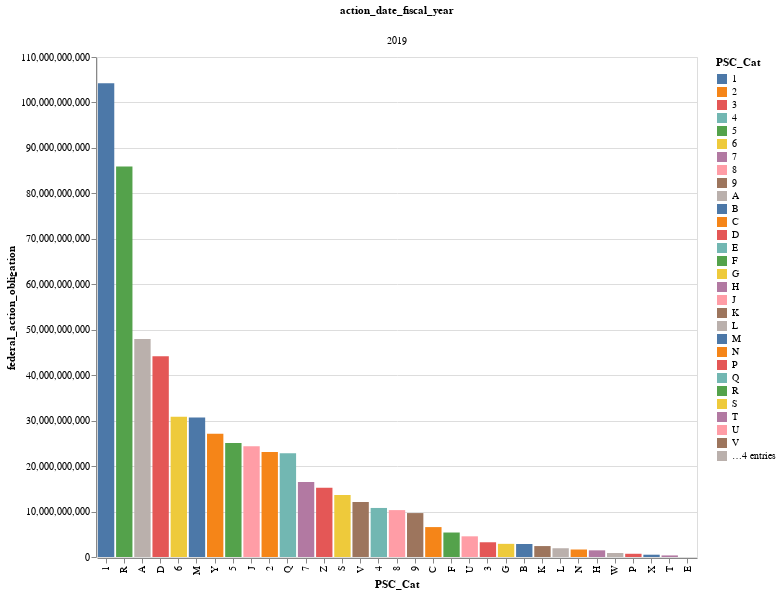

The cell this chart's notebook holds for it:
### Code cell
selector = (df_combined['action_date_fiscal_year'] == '2019')
df_plot = df_combined[selector].sort_values(by=['federal_action_obligation'], ascending=False)


alt.Chart(df_plot).mark_bar().encode(
    x=alt.X('PSC_Cat:N',sort='-y'),
    y=alt.Y('federal_action_obligation:Q'),
    column='action_date_fiscal_year',
    color='PSC_Cat',
    order = alt.Order(
        'federal_action_obligation',
        sort='descending',
    )
).properties(
    width=600,
    height=500
)

### Figure 1 — Vega-Lite specification as saved in the notebook (floating-point values rounded to 4 significant figures)
{"config": {"view": {"continuousWidth": 400, "continuousHeight": 300}}, "data": {"name": "data-1f2e417e9da3c7a07243eccded4b7bc6"}, "mark": "bar", "encoding": {"color": {"type": "nominal", "field": "PSC_Cat"}, "column": {"type": "nominal", "field": "action_date_fiscal_year"}, "order": {"type": "quantitative", "field": "federal_action_obligation", "sort": "descending"}, "x": {"type": "nominal", "field": "PSC_Cat", "sort": "-y"}, "y": {"type": "quantitative", "field": "federal_action_obligation"}}, "height": 500, "width": 600, "$schema": "https://vega.github.io/schema/vega-lite/v4.8.1.json", "datasets": {"data-1f2e417e9da3c7a07243eccded4b7bc6": [{"action_date_fiscal_year": "2019", "action_date_fiscal_year_numeric": 2019, "PSC_Cat": "1", "federal_action_obligation": 104200000000.0, "Top_1_Companies_Obligations": 34680000000.0, "Top_2_Companies_Obligations": 52380000000.0, "Top_5_Companies_Obligations": 74630000000.0, "Top_1_Marketshare": 0.3328, "Top_2_Marketshare": 0.5026, "Top_5_Marketshare": 0.7162}, {"action_date_fiscal_year": "2019", "action_date_fiscal_year_numeric": 2019, "PSC_Cat": "R", "federal_action_obligation": 85910000000.0, "Top_1_Companies_Obligations": 2943000000.0, "Top_2_Companies_Obligations": 5486000000.0, "Top_5_Companies_Obligations": 11190000000.0, "Top_1_Marketshare": 0.03425, "Top_2_Marketshare": 0.06386, "Top_5_Marketshare": 0.1302}, {"action_date_fiscal_year": "2019", "action_date_fiscal_year_numeric": 2019, "PSC_Cat": "A", "federal_action_obligation": 47950000000.0, "Top_1_Companies_Obligations": 6291000000.0, "Top_2_Companies_Obligations": 9319000000.0, "Top_5_Companies_Obligations": 16610000000.0, "Top_1_Marketshare": 0.1312, "Top_2_Marketshare": 0.1944, "Top_5_Marketshare": 0.3464}, {"action_date_fiscal_year": "2019", "action_date_fiscal_year_numeric": 2019, "PSC_Cat": "D", "federal_action_obligation": 44170000000.0, "Top_1_Companies_Obligations": 2945000000.0, "Top_2_Companies_Obligations": 5200000000.0, "Top_5_Companies_Obligations": 9762000000.0, "Top_1_Marketshare": 0.06668, "Top_2_Marketshare": 0.1177, "Top_5_Marketshare": 0.221}, {"action_date_fiscal_year": "2019", "action_date_fiscal_year_numeric": 2019, "PSC_Cat": "6", "federal_action_obligation": 30850000000.0, "Top_1_Companies_Obligations": 9595000000.0, "Top_2_Companies_Obligations": 11960000000.0, "Top_5_Companies_Obligations": 15400000000.0, "Top_1_Marketshare": 0.311, "Top_2_Marketshare": 0.3876, "Top_5_Marketshare": 0.4993}, {"action_date_fiscal_year": "2019", "action_date_fiscal_year_numeric": 2019, "PSC_Cat": "M", "federal_action_obligation": 30680000000.0, "Top_1_Companies_Obligations": 4946000000.0, "Top_2_Companies_Obligations": 8303000000.0, "Top_5_Companies_Obligations": 15380000000.0, "Top_1_Marketshare": 0.1612, "Top_2_Marketshare": 0.2706, "Top_5_Marketshare": 0.5014}, {"action_date_fiscal_year": "2019", "action_date_fiscal_year_numeric": 2019, "PSC_Cat": "Y", "federal_action_obligation": 27130000000.0, "Top_1_Companies_Obligations": 1645000000.0, "Top_2_Companies_Obligations": 2944000000.0, "Top_5_Companies_Obligations": 5041000000.0, "Top_1_Marketshare": 0.06065, "Top_2_Marketshare": 0.1085, "Top_5_Marketshare": 0.1858}, {"action_date_fiscal_year": "2019", "action_date_fiscal_year_numeric": 2019, "PSC_Cat": "5", "federal_action_obligation": 25060000000.0, "Top_1_Companies_Obligations": 3123000000.0, "Top_2_Companies_Obligations": 5541000000.0, "Top_5_Companies_Obligations": 9612000000.0, "Top_1_Marketshare": 0.1246, "Top_2_Marketshare": 0.2211, "Top_5_Marketshare": 0.3836}, {"action_date_fiscal_year": "2019", "action_date_fiscal_year_numeric": 2019, "PSC_Cat": "J", "federal_action_obligation": 24380000000.0, "Top_1_Companies_Obligations": 2191000000.0, "Top_2_Companies_Obligations": 3354000000.0, "Top_5_Companies_Obligations": 6637000000.0, "Top_1_Marketshare": 0.08986, "Top_2_Marketshare": 0.1375, "Top_5_Marketshare": 0.2722}, {"action_date_fiscal_year": "2019", "action_date_fiscal_year_numeric": 2019, "PSC_Cat": "2", "federal_action_obligation": 23110000000.0, "Top_1_Companies_Obligations": 6621000000.0, "Top_2_Companies_Obligations": 9319000000.0, "Top_5_Companies_Obligations": 14670000000.0, "Top_1_Marketshare": 0.2865, "Top_2_Marketshare": 0.4033, "Top_5_Marketshare": 0.6347}, {"action_date_fiscal_year": "2019", "action_date_fiscal_year_numeric": 2019, "PSC_Cat": "Q", "federal_action_obligation": 22820000000.0, "Top_1_Companies_Obligations": 6797000000.0, "Top_2_Companies_Obligations": 9630000000.0, "Top_5_Companies_Obligations": 13390000000.0, "Top_1_Marketshare": 0.2979, "Top_2_Marketshare": 0.4221, "Top_5_Marketshare": 0.587}, {"action_date_fiscal_year": "2019", "action_date_fiscal_year_numeric": 2019, "PSC_Cat": "7", "federal_action_obligation": 16490000000.0, "Top_1_Companies_Obligations": 727300000.0, "Top_2_Companies_Obligations": 1312000000.0, "Top_5_Companies_Obligations": 2796000000.0, "Top_1_Marketshare": 0.04411, "Top_2_Marketshare": 0.07954, "Top_5_Marketshare": 0.1696}, {"action_date_fiscal_year": "2019", "action_date_fiscal_year_numeric": 2019, "PSC_Cat": "Z", "federal_action_obligation": 15210000000.0, "Top_1_Companies_Obligations": 694900000.0, "Top_2_Companies_Obligations": 1236000000.0, "Top_5_Companies_Obligations": 1832000000.0, "Top_1_Marketshare": 0.04568, "Top_2_Marketshare": 0.08121, "Top_5_Marketshare": 0.1204}, {"action_date_fiscal_year": "2019", "action_date_fiscal_year_numeric": 2019, "PSC_Cat": "S", "federal_action_obligation": 13670000000.0, "Top_1_Companies_Obligations": 472400000.0, "Top_2_Companies_Obligations": 864100000.0, "Top_5_Companies_Obligations": 1883000000.0, "Top_1_Marketshare": 0.03457, "Top_2_Marketshare": 0.06324, "Top_5_Marketshare": 0.1378}, {"action_date_fiscal_year": "2019", "action_date_fiscal_year_numeric": 2019, "PSC_Cat": "V", "federal_action_obligation": 12110000000.0, "Top_1_Companies_Obligations": 1633000000.0, "Top_2_Companies_Obligations": 2855000000.0, "Top_5_Companies_Obligations": 5144000000.0, "Top_1_Marketshare": 0.1349, "Top_2_Marketshare": 0.2358, "Top_5_Marketshare": 0.4249}, {"action_date_fiscal_year": "2019", "action_date_fiscal_year_numeric": 2019, "PSC_Cat": "4", "federal_action_obligation": 10790000000.0, "Top_1_Companies_Obligations": 2884000000.0, "Top_2_Companies_Obligations": 4742000000.0, "Top_5_Companies_Obligations": 7111000000.0, "Top_1_Marketshare": 0.2673, "Top_2_Marketshare": 0.4396, "Top_5_Marketshare": 0.6591}, {"action_date_fiscal_year": "2019", "action_date_fiscal_year_numeric": 2019, "PSC_Cat": "8", "federal_action_obligation": 10320000000.0, "Top_1_Companies_Obligations": 453700000.0, "Top_2_Companies_Obligations": 901800000.0, "Top_5_Companies_Obligations": 1455000000.0, "Top_1_Marketshare": 0.04398, "Top_2_Marketshare": 0.08741, "Top_5_Marketshare": 0.141}, {"action_date_fiscal_year": "2019", "action_date_fiscal_year_numeric": 2019, "PSC_Cat": "9", "federal_action_obligation": 9663000000.0, "Top_1_Companies_Obligations": 658500000.0, "Top_2_Companies_Obligations": 1278000000.0, "Top_5_Companies_Obligations": 2208000000.0, "Top_1_Marketshare": 0.06815, "Top_2_Marketshare": 0.1322, "Top_5_Marketshare": 0.2285}, {"action_date_fiscal_year": "2019", "action_date_fiscal_year_numeric": 2019, "PSC_Cat": "C", "federal_action_obligation": 6580000000.0, "Top_1_Companies_Obligations": 443100000.0, "Top_2_Companies_Obligations": 831600000.0, "Top_5_Companies_Obligations": 1506000000.0, "Top_1_Marketshare": 0.06734, "Top_2_Marketshare": 0.1264, "Top_5_Marketshare": 0.2289}, {"action_date_fiscal_year": "2019", "action_date_fiscal_year_numeric": 2019, "PSC_Cat": "F", "federal_action_obligation": 5387000000.0, "Top_1_Companies_Obligations": 434400000.0, "Top_2_Companies_Obligations": 825800000.0, "Top_5_Companies_Obligations": 1621000000.0, "Top_1_Marketshare": 0.08064, "Top_2_Marketshare": 0.1533, "Top_5_Marketshare": 0.3009}, {"action_date_fiscal_year": "2019", "action_date_fiscal_year_numeric": 2019, "PSC_Cat": "U", "federal_action_obligation": 4551000000.0, "Top_1_Companies_Obligations": 460000000.0, "Top_2_Companies_Obligations": 885600000.0, "Top_5_Companies_Obligations": 1350000000.0, "Top_1_Marketshare": 0.1011, "Top_2_Marketshare": 0.1946, "Top_5_Marketshare": 0.2967}, {"action_date_fiscal_year": "2019", "action_date_fiscal_year_numeric": 2019, "PSC_Cat": "3", "federal_action_obligation": 3242000000.0, "Top_1_Companies_Obligations": 222100000.0, "Top_2_Companies_Obligations": 441100000.0, "Top_5_Companies_Obligations": 812600000.0, "Top_1_Marketshare": 0.06852, "Top_2_Marketshare": 0.1361, "Top_5_Marketshare": 0.2507}, {"action_date_fiscal_year": "2019", "action_date_fiscal_year_numeric": 2019, "PSC_Cat": "G", "federal_action_obligation": 2894000000.0, "Top_1_Companies_Obligations": 357900000.0, "Top_2_Companies_Obligations": 713700000.0, "Top_5_Companies_Obligations": 1295000000.0, "Top_1_Marketshare": 0.1237, "Top_2_Marketshare": 0.2467, "Top_5_Marketshare": 0.4476}, {"action_date_fiscal_year": "2019", "action_date_fiscal_year_numeric": 2019, "PSC_Cat": "B", "federal_action_obligation": 2857000000.0, "Top_1_Companies_Obligations": 302800000.0, "Top_2_Companies_Obligations": 493000000.0, "Top_5_Companies_Obligations": 893300000.0, "Top_1_Marketshare": 0.106, "Top_2_Marketshare": 0.1725, "Top_5_Marketshare": 0.3127}, {"action_date_fiscal_year": "2019", "action_date_fiscal_year_numeric": 2019, "PSC_Cat": "K", "federal_action_obligation": 2405000000.0, "Top_1_Companies_Obligations": 594200000.0, "Top_2_Companies_Obligations": 921800000.0, "Top_5_Companies_Obligations": 1715000000.0, "Top_1_Marketshare": 0.2471, "Top_2_Marketshare": 0.3833, "Top_5_Marketshare": 0.7133}, {"action_date_fiscal_year": "2019", "action_date_fiscal_year_numeric": 2019, "PSC_Cat": "L", "federal_action_obligation": 1926000000.0, "Top_1_Companies_Obligations": 381300000.0, "Top_2_Companies_Obligations": 617800000.0, "Top_5_Companies_Obligations": 1132000000.0, "Top_1_Marketshare": 0.198, "Top_2_Marketshare": 0.3208, "Top_5_Marketshare": 0.588}, {"action_date_fiscal_year": "2019", "action_date_fiscal_year_numeric": 2019, "PSC_Cat": "N", "federal_action_obligation": 1647000000.0, "Top_1_Companies_Obligations": 113200000.0, "Top_2_Companies_Obligations": 211800000.0, "Top_5_Companies_Obligations": 406500000.0, "Top_1_Marketshare": 0.06873, "Top_2_Marketshare": 0.1285, "Top_5_Marketshare": 0.2467}, {"action_date_fiscal_year": "2019", "action_date_fiscal_year_numeric": 2019, "PSC_Cat": "H", "federal_action_obligation": 1466000000.0, "Top_1_Companies_Obligations": 318400000.0, "Top_2_Companies_Obligations": 532100000.0, "Top_5_Companies_Obligations": 731800000.0, "Top_1_Marketshare": 0.2172, "Top_2_Marketshare": 0.363, "Top_5_Marketshare": 0.4992}, {"action_date_fiscal_year": "2019", "action_date_fiscal_year_numeric": 2019, "PSC_Cat": "W", "federal_action_obligation": 878000000.0, "Top_1_Companies_Obligations": 106300000.0, "Top_2_Companies_Obligations": 138500000.0, "Top_5_Companies_Obligations": 192000000.0, "Top_1_Marketshare": 0.121, "Top_2_Marketshare": 0.1577, "Top_5_Marketshare": 0.2186}, {"action_date_fiscal_year": "2019", "action_date_fiscal_year_numeric": 2019, "PSC_Cat": "P", "federal_action_obligation": 711400000.0, "Top_1_Companies_Obligations": 369600000.0, "Top_2_Companies_Obligations": 442500000.0, "Top_5_Companies_Obligations": 536800000.0, "Top_1_Marketshare": 0.5195, "Top_2_Marketshare": 0.622, "Top_5_Marketshare": 0.7546}, {"action_date_fiscal_year": "2019", "action_date_fiscal_year_numeric": 2019, "PSC_Cat": "X", "federal_action_obligation": 504800000.0, "Top_1_Companies_Obligations": 50230000.0, "Top_2_Companies_Obligations": 93130000.0, "Top_5_Companies_Obligations": 178300000.0, "Top_1_Marketshare": 0.09951, "Top_2_Marketshare": 0.1845, "Top_5_Marketshare": 0.3533}, {"action_date_fiscal_year": "2019", "action_date_fiscal_year_numeric": 2019, "PSC_Cat": "T", "federal_action_obligation": 346300000.0, "Top_1_Companies_Obligations": 92310000.0, "Top_2_Companies_Obligations": 126300000.0, "Top_5_Companies_Obligations": 161200000.0, "Top_1_Marketshare": 0.2666, "Top_2_Marketshare": 0.3649, "Top_5_Marketshare": 0.4657}, {"action_date_fiscal_year": "2019", "action_date_fiscal_year_numeric": 2019, "PSC_Cat": "E", "federal_action_obligation": 5390000.0, "Top_1_Companies_Obligations": 2580000.0, "Top_2_Companies_Obligations": 4015000.0, "Top_5_Companies_Obligations": 6048000.0, "Top_1_Marketshare": 0.4787, "Top_2_Marketshare": 0.745, "Top_5_Marketshare": 1.122}]}}
